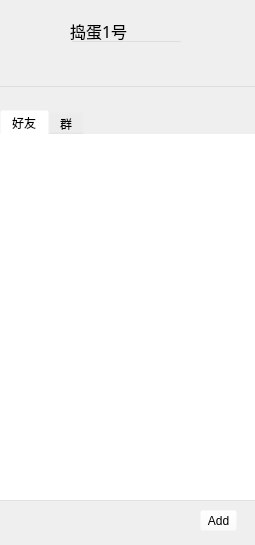
<?xml version="1.0" encoding="UTF-8"?>
<ui version="4.0">
 <class>Main_Frame</class>
 <widget class="QWidget" name="Main_Frame">
  <property name="geometry">
   <rect>
    <x>0</x>
    <y>0</y>
    <width>255</width>
    <height>545</height>
   </rect>
  </property>
  <property name="windowTitle">
   <string>Form</string>
  </property>
  <widget class="QLabel" name="label">
   <property name="geometry">
    <rect>
     <x>0</x>
     <y>0</y>
     <width>261</width>
     <height>551</height>
    </rect>
   </property>
   <property name="styleSheet">
    <string notr="true">background-image: url(:/resorces/resorces/chatRoom.jpg);</string>
   </property>
   <property name="text">
    <string/>
   </property>
  </widget>
  <widget class="QLabel" name="label_user_portrait">
   <property name="geometry">
    <rect>
     <x>20</x>
     <y>20</y>
     <width>41</width>
     <height>41</height>
    </rect>
   </property>
   <property name="styleSheet">
    <string notr="true">background-image: url(:/resources/resorces/1.bmp);
background-color: rgba(255, 255, 255, 0);</string>
   </property>
   <property name="text">
    <string/>
   </property>
  </widget>
  <widget class="QLabel" name="label_user_name">
   <property name="geometry">
    <rect>
     <x>70</x>
     <y>20</y>
     <width>61</width>
     <height>21</height>
    </rect>
   </property>
   <property name="font">
    <font>
     <family>04b_21</family>
     <pointsize>12</pointsize>
    </font>
   </property>
   <property name="text">
    <string>捣蛋1号</string>
   </property>
  </widget>
  <widget class="QLineEdit" name="lineEdit_search">
   <property name="geometry">
    <rect>
     <x>-2</x>
     <y>85</y>
     <width>261</width>
     <height>25</height>
    </rect>
   </property>
   <property name="styleSheet">
    <string notr="true">background-color: rgba(255, 255, 255, 0);</string>
   </property>
  </widget>
  <widget class="QTabWidget" name="tabWidget">
   <property name="geometry">
    <rect>
     <x>0</x>
     <y>110</y>
     <width>261</width>
     <height>391</height>
    </rect>
   </property>
   <property name="styleSheet">
    <string notr="true">background-color: rgba(255, 255, 255, 0);</string>
   </property>
   <property name="currentIndex">
    <number>0</number>
   </property>
   <property name="tabBarAutoHide">
    <bool>false</bool>
   </property>
   <widget class="QWidget" name="tab_friend">
    <attribute name="icon">
     <iconset>
      <normaloff>:/image/image/menu_friend_list.PNG</normaloff>:/image/image/menu_friend_list.PNG</iconset>
    </attribute>
    <attribute name="title">
     <string>好友</string>
    </attribute>
    <widget class="QTreeView" name="treeView_friends">
     <property name="geometry">
      <rect>
       <x>-5</x>
       <y>-1</y>
       <width>261</width>
       <height>371</height>
      </rect>
     </property>
     <property name="styleSheet">
      <string notr="true">background-color: rgba(255, 255, 255, 0);</string>
     </property>
    </widget>
   </widget>
   <widget class="QWidget" name="tab_2">
    <attribute name="icon">
     <iconset>
      <normaloff>:/image/image/menu_group_list.PNG</normaloff>:/image/image/menu_group_list.PNG</iconset>
    </attribute>
    <attribute name="title">
     <string>群</string>
    </attribute>
   </widget>
  </widget>
  <widget class="QToolButton" name="button_add_friend">
   <property name="geometry">
    <rect>
     <x>200</x>
     <y>510</y>
     <width>37</width>
     <height>21</height>
    </rect>
   </property>
   <property name="styleSheet">
    <string notr="true">background-color: rgba(255, 255, 255, 0);</string>
   </property>
   <property name="text">
    <string>Add</string>
   </property>
  </widget>
  <widget class="QLineEdit" name="lineEdit_user_signature">
   <property name="geometry">
    <rect>
     <x>70</x>
     <y>40</y>
     <width>113</width>
     <height>20</height>
    </rect>
   </property>
   <property name="styleSheet">
    <string notr="true">background-color: rgba(255, 255, 255, 0);
border-color: rgb(0, 0, 0);</string>
   </property>
  </widget>
 </widget>
 <resources/>
 <connections/>
</ui>
